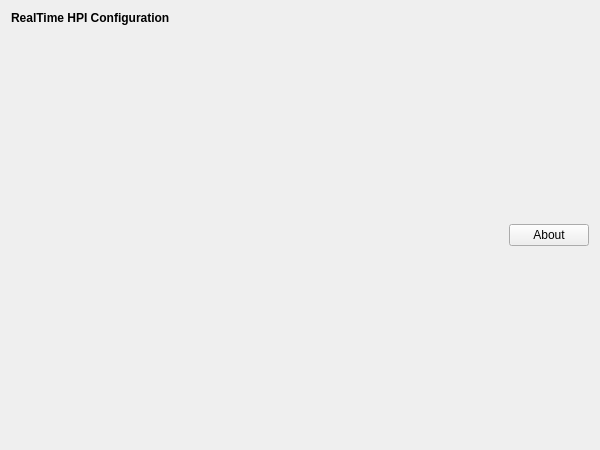
<?xml version="1.0" encoding="UTF-8"?>
<ui version="4.0">
 <class>RtHpiSetupWidgetClass</class>
 <widget class="QWidget" name="RtHpiSetupWidgetClass">
  <property name="geometry">
   <rect>
    <x>0</x>
    <y>0</y>
    <width>600</width>
    <height>450</height>
   </rect>
  </property>
  <property name="windowTitle">
   <string>RtHpiSetupWidget</string>
  </property>
  <layout class="QVBoxLayout" name="verticalLayout">
   <item>
    <widget class="QLabel" name="m_qLabel_Headline">
     <property name="font">
      <font>
       <weight>75</weight>
       <bold>true</bold>
      </font>
     </property>
     <property name="text">
      <string>RealTime HPI Configuration</string>
     </property>
    </widget>
   </item>
   <item>
    <layout class="QGridLayout" name="m_qGridLayout_main">
     <item row="0" column="2">
      <widget class="QPushButton" name="m_qPushButton_About">
       <property name="text">
        <string>About</string>
       </property>
      </widget>
     </item>
     <item row="0" column="0">
      <spacer name="m_qVerticalSpacer_LeftRow">
       <property name="orientation">
        <enum>Qt::Vertical</enum>
       </property>
       <property name="sizeHint" stdset="0">
        <size>
         <width>20</width>
         <height>40</height>
        </size>
       </property>
      </spacer>
     </item>
     <item row="0" column="1">
      <spacer name="m_qHorizontalSpacer_About">
       <property name="orientation">
        <enum>Qt::Horizontal</enum>
       </property>
       <property name="sizeHint" stdset="0">
        <size>
         <width>40</width>
         <height>20</height>
        </size>
       </property>
      </spacer>
     </item>
    </layout>
   </item>
  </layout>
 </widget>
 <layoutdefault spacing="6" margin="11"/>
 <resources/>
 <connections/>
</ui>
